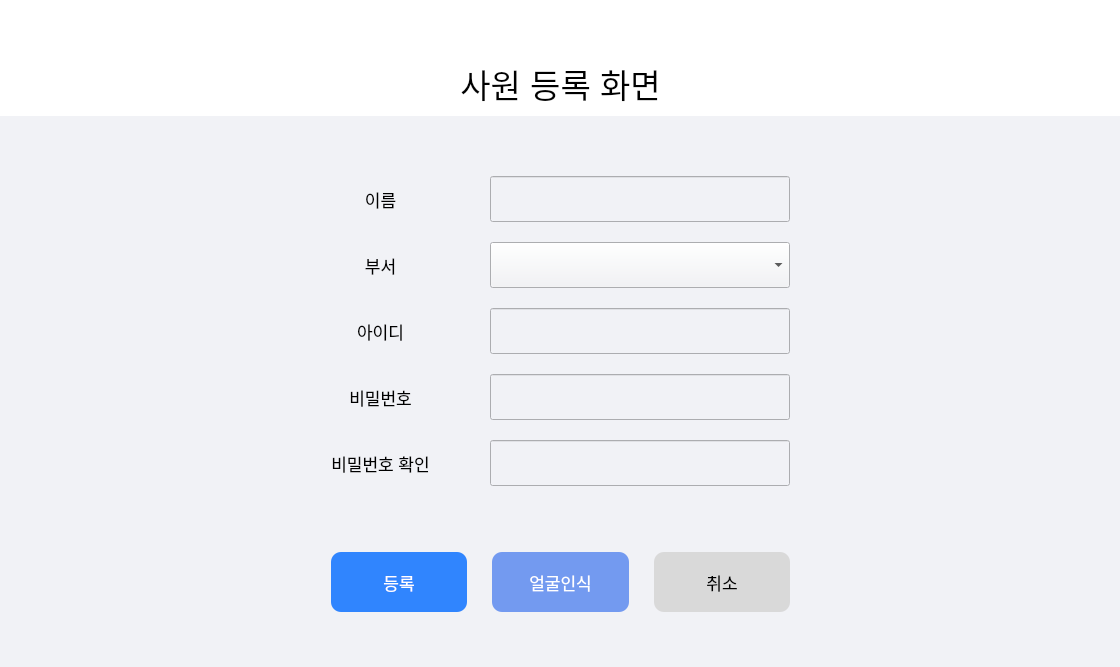
<?xml version="1.0" encoding="UTF-8"?>
<ui version="4.0">
 <class>AddEmployee</class>
 <widget class="QWidget" name="AddEmployee">
  <property name="geometry">
   <rect>
    <x>0</x>
    <y>0</y>
    <width>1120</width>
    <height>663</height>
   </rect>
  </property>
  <property name="windowTitle">
   <string>Form</string>
  </property>
  <property name="styleSheet">
   <string notr="true">background-color: rgb(241, 242, 246);</string>
  </property>
  <layout class="QVBoxLayout" name="verticalLayout_2">
   <property name="spacing">
    <number>0</number>
   </property>
   <property name="leftMargin">
    <number>0</number>
   </property>
   <property name="topMargin">
    <number>0</number>
   </property>
   <property name="rightMargin">
    <number>0</number>
   </property>
   <property name="bottomMargin">
    <number>0</number>
   </property>
   <item>
    <widget class="QWidget" name="top_widget" native="true">
     <property name="minimumSize">
      <size>
       <width>0</width>
       <height>116</height>
      </size>
     </property>
     <property name="maximumSize">
      <size>
       <width>16777215</width>
       <height>116</height>
      </size>
     </property>
     <property name="styleSheet">
      <string notr="true">
QWidget{
	background-color: rgb(255, 255, 255);
}
QPushButton{
	background-color: transparent;
	border: none;
	padding: 3px;
}
</string>
     </property>
     <layout class="QHBoxLayout" name="horizontalLayout_2">
      <property name="leftMargin">
       <number>0</number>
      </property>
      <property name="topMargin">
       <number>0</number>
      </property>
      <property name="rightMargin">
       <number>0</number>
      </property>
      <property name="bottomMargin">
       <number>0</number>
      </property>
      <item>
       <spacer name="left_spacer">
        <property name="orientation">
         <enum>Qt::Horizontal</enum>
        </property>
        <property name="sizeHint" stdset="0">
         <size>
          <width>40</width>
          <height>20</height>
         </size>
        </property>
       </spacer>
      </item>
      <item>
       <layout class="QVBoxLayout" name="top_vlay">
        <item>
         <spacer name="middle_spacer">
          <property name="orientation">
           <enum>Qt::Vertical</enum>
          </property>
          <property name="sizeType">
           <enum>QSizePolicy::Fixed</enum>
          </property>
          <property name="sizeHint" stdset="0">
           <size>
            <width>20</width>
            <height>50</height>
           </size>
          </property>
         </spacer>
        </item>
        <item>
         <widget class="QWidget" name="widget_11" native="true">
          <property name="maximumSize">
           <size>
            <width>290</width>
            <height>16777215</height>
           </size>
          </property>
          <property name="font">
           <font>
            <pointsize>11</pointsize>
           </font>
          </property>
          <layout class="QHBoxLayout" name="horizontalLayout_12">
           <item>
            <widget class="QPushButton" name="home_btn">
             <property name="minimumSize">
              <size>
               <width>0</width>
               <height>25</height>
              </size>
             </property>
             <property name="font">
              <font>
               <pointsize>25</pointsize>
              </font>
             </property>
             <property name="text">
              <string>사원 등록 화면</string>
             </property>
            </widget>
           </item>
          </layout>
         </widget>
        </item>
       </layout>
      </item>
      <item>
       <spacer name="right_spacer">
        <property name="orientation">
         <enum>Qt::Horizontal</enum>
        </property>
        <property name="sizeHint" stdset="0">
         <size>
          <width>40</width>
          <height>20</height>
         </size>
        </property>
       </spacer>
      </item>
     </layout>
    </widget>
   </item>
   <item>
    <widget class="QWidget" name="widget_3" native="true">
     <layout class="QHBoxLayout" name="horizontalLayout_3">
      <property name="spacing">
       <number>0</number>
      </property>
      <property name="leftMargin">
       <number>0</number>
      </property>
      <property name="topMargin">
       <number>60</number>
      </property>
      <property name="rightMargin">
       <number>0</number>
      </property>
      <property name="bottomMargin">
       <number>55</number>
      </property>
      <item>
       <spacer name="horizontalSpacer">
        <property name="orientation">
         <enum>Qt::Horizontal</enum>
        </property>
        <property name="sizeHint" stdset="0">
         <size>
          <width>323</width>
          <height>20</height>
         </size>
        </property>
       </spacer>
      </item>
      <item>
       <widget class="QWidget" name="widget" native="true">
        <property name="styleSheet">
         <string notr="true">QLineEdit{
height: 40px;
}
QComboBox{
height: 40px;
}</string>
        </property>
        <layout class="QVBoxLayout" name="verticalLayout">
         <property name="leftMargin">
          <number>0</number>
         </property>
         <property name="topMargin">
          <number>0</number>
         </property>
         <property name="rightMargin">
          <number>0</number>
         </property>
         <property name="bottomMargin">
          <number>0</number>
         </property>
         <item>
          <layout class="QGridLayout" name="gridLayout">
           <property name="horizontalSpacing">
            <number>60</number>
           </property>
           <property name="verticalSpacing">
            <number>20</number>
           </property>
           <item row="2" column="1">
            <widget class="QLineEdit" name="user_id_lineedit">
             <property name="minimumSize">
              <size>
               <width>300</width>
               <height>0</height>
              </size>
             </property>
             <property name="maximumSize">
              <size>
               <width>300</width>
               <height>16777215</height>
              </size>
             </property>
             <property name="font">
              <font>
               <pointsize>12</pointsize>
              </font>
             </property>
             <property name="readOnly">
              <bool>false</bool>
             </property>
            </widget>
           </item>
           <item row="3" column="0">
            <widget class="QLabel" name="pw_lab">
             <property name="maximumSize">
              <size>
               <width>150</width>
               <height>16777215</height>
              </size>
             </property>
             <property name="font">
              <font>
               <pointsize>13</pointsize>
              </font>
             </property>
             <property name="text">
              <string>비밀번호</string>
             </property>
             <property name="alignment">
              <set>Qt::AlignCenter</set>
             </property>
            </widget>
           </item>
           <item row="1" column="0">
            <widget class="QLabel" name="dept_lab">
             <property name="maximumSize">
              <size>
               <width>150</width>
               <height>16777215</height>
              </size>
             </property>
             <property name="font">
              <font>
               <pointsize>13</pointsize>
              </font>
             </property>
             <property name="text">
              <string>부서</string>
             </property>
             <property name="alignment">
              <set>Qt::AlignCenter</set>
             </property>
            </widget>
           </item>
           <item row="4" column="1">
            <widget class="QLineEdit" name="pw_recheck_lineedit">
             <property name="minimumSize">
              <size>
               <width>300</width>
               <height>0</height>
              </size>
             </property>
             <property name="maximumSize">
              <size>
               <width>300</width>
               <height>16777215</height>
              </size>
             </property>
             <property name="font">
              <font>
               <pointsize>12</pointsize>
              </font>
             </property>
             <property name="readOnly">
              <bool>false</bool>
             </property>
            </widget>
           </item>
           <item row="4" column="0">
            <widget class="QLabel" name="pw_recheck_lab">
             <property name="maximumSize">
              <size>
               <width>150</width>
               <height>16777215</height>
              </size>
             </property>
             <property name="font">
              <font>
               <pointsize>13</pointsize>
              </font>
             </property>
             <property name="text">
              <string>비밀번호 확인</string>
             </property>
             <property name="alignment">
              <set>Qt::AlignCenter</set>
             </property>
            </widget>
           </item>
           <item row="0" column="0">
            <widget class="QLabel" name="name_lab">
             <property name="maximumSize">
              <size>
               <width>150</width>
               <height>16777215</height>
              </size>
             </property>
             <property name="font">
              <font>
               <pointsize>13</pointsize>
              </font>
             </property>
             <property name="text">
              <string>이름</string>
             </property>
             <property name="alignment">
              <set>Qt::AlignCenter</set>
             </property>
            </widget>
           </item>
           <item row="0" column="1">
            <widget class="QLineEdit" name="name_lineedit">
             <property name="minimumSize">
              <size>
               <width>300</width>
               <height>0</height>
              </size>
             </property>
             <property name="maximumSize">
              <size>
               <width>300</width>
               <height>16777215</height>
              </size>
             </property>
             <property name="font">
              <font>
               <pointsize>12</pointsize>
              </font>
             </property>
             <property name="readOnly">
              <bool>false</bool>
             </property>
            </widget>
           </item>
           <item row="2" column="0">
            <widget class="QLabel" name="user_id_lab">
             <property name="maximumSize">
              <size>
               <width>150</width>
               <height>16777215</height>
              </size>
             </property>
             <property name="font">
              <font>
               <pointsize>13</pointsize>
              </font>
             </property>
             <property name="text">
              <string>아이디</string>
             </property>
             <property name="alignment">
              <set>Qt::AlignCenter</set>
             </property>
            </widget>
           </item>
           <item row="3" column="1">
            <widget class="QLineEdit" name="pw_lineedit">
             <property name="minimumSize">
              <size>
               <width>300</width>
               <height>0</height>
              </size>
             </property>
             <property name="maximumSize">
              <size>
               <width>300</width>
               <height>16777215</height>
              </size>
             </property>
             <property name="font">
              <font>
               <pointsize>12</pointsize>
              </font>
             </property>
             <property name="readOnly">
              <bool>false</bool>
             </property>
            </widget>
           </item>
           <item row="1" column="1">
            <widget class="QComboBox" name="comboBox">
             <property name="minimumSize">
              <size>
               <width>300</width>
               <height>0</height>
              </size>
             </property>
            </widget>
           </item>
          </layout>
         </item>
         <item>
          <spacer name="verticalSpacer">
           <property name="orientation">
            <enum>Qt::Vertical</enum>
           </property>
           <property name="sizeType">
            <enum>QSizePolicy::Fixed</enum>
           </property>
           <property name="sizeHint" stdset="0">
            <size>
             <width>20</width>
             <height>60</height>
            </size>
           </property>
          </spacer>
         </item>
         <item>
          <widget class="QWidget" name="widget_2" native="true">
           <property name="minimumSize">
            <size>
             <width>0</width>
             <height>60</height>
            </size>
           </property>
           <property name="maximumSize">
            <size>
             <width>16777215</width>
             <height>60</height>
            </size>
           </property>
           <layout class="QHBoxLayout" name="horizontalLayout">
            <property name="spacing">
             <number>25</number>
            </property>
            <property name="leftMargin">
             <number>0</number>
            </property>
            <property name="topMargin">
             <number>0</number>
            </property>
            <property name="rightMargin">
             <number>0</number>
            </property>
            <property name="bottomMargin">
             <number>0</number>
            </property>
            <item>
             <widget class="QPushButton" name="admit_btn">
              <property name="minimumSize">
               <size>
                <width>0</width>
                <height>60</height>
               </size>
              </property>
              <property name="maximumSize">
               <size>
                <width>16777215</width>
                <height>60</height>
               </size>
              </property>
              <property name="font">
               <font>
                <pointsize>13</pointsize>
               </font>
              </property>
              <property name="styleSheet">
               <string notr="true">background-color: rgb(48, 133, 254);
color: rgb(255, 255, 255);
border-radius:10px;</string>
              </property>
              <property name="text">
               <string>등록</string>
              </property>
             </widget>
            </item>
            <item>
             <widget class="QPushButton" name="face_rec_btn">
              <property name="minimumSize">
               <size>
                <width>0</width>
                <height>60</height>
               </size>
              </property>
              <property name="maximumSize">
               <size>
                <width>16777215</width>
                <height>60</height>
               </size>
              </property>
              <property name="font">
               <font>
                <pointsize>13</pointsize>
               </font>
              </property>
              <property name="styleSheet">
               <string notr="true">background-color: rgb(115, 154, 240);
color: rgb(255, 255, 255);
border-radius:10px;</string>
              </property>
              <property name="text">
               <string>얼굴인식</string>
              </property>
             </widget>
            </item>
            <item>
             <widget class="QPushButton" name="cancel_btn">
              <property name="minimumSize">
               <size>
                <width>0</width>
                <height>60</height>
               </size>
              </property>
              <property name="maximumSize">
               <size>
                <width>16777215</width>
                <height>60</height>
               </size>
              </property>
              <property name="font">
               <font>
                <pointsize>13</pointsize>
               </font>
              </property>
              <property name="styleSheet">
               <string notr="true">background-color: rgb(217, 217, 217);
border-radius:10px;</string>
              </property>
              <property name="text">
               <string>취소</string>
              </property>
             </widget>
            </item>
           </layout>
          </widget>
         </item>
        </layout>
       </widget>
      </item>
      <item>
       <spacer name="horizontalSpacer_2">
        <property name="orientation">
         <enum>Qt::Horizontal</enum>
        </property>
        <property name="sizeHint" stdset="0">
         <size>
          <width>322</width>
          <height>20</height>
         </size>
        </property>
       </spacer>
      </item>
     </layout>
    </widget>
   </item>
  </layout>
 </widget>
 <resources>
  <include location="../../img/icon/resource.qrc"/>
  <include location="../../img/icon/resource.qrc"/>
 </resources>
 <connections/>
</ui>
